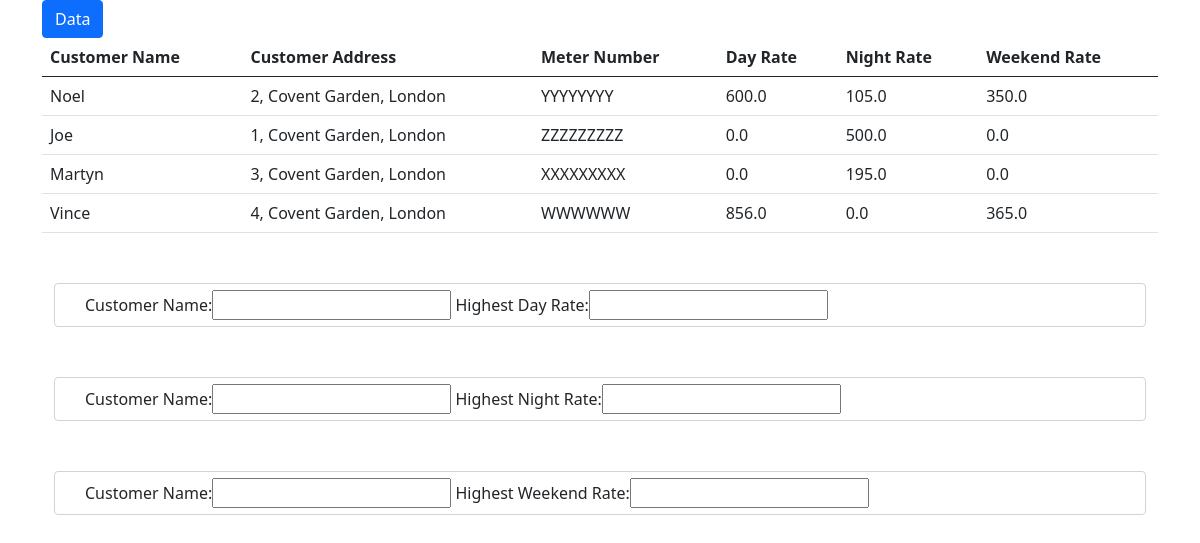
Page /data on the committed database.
### meters/models.py (models this page shows)
class Meters(models.Model):
    customer_name = models.CharField(max_length=100, blank=True, null=True)
    customer_address = models.CharField(max_length=80, null=True, blank=True)
    rate_name = models.CharField(max_length=80, null=True, blank=True)
    meter_number = models.CharField(max_length=100, blank=False, null=True)
    day_rate = models.FloatField(max_length=100, null=True)
    night_rate = models.FloatField(null=True)
    weekend_rate = models.FloatField(null=True)
    weekend_night_rate = models.FloatField(null=True)
    weekend_day_rate = models.FloatField(null=True)
    cost_for_day_rate = models.FloatField(null=True)
    cost_for_night_rate = models.FloatField(null=True)
    cost_for_weekend_rate = models.FloatField(null=True)
    cost_for_weekend_day_rate = models.FloatField(null=True)
    cost_for_weekend_night_rate = models.FloatField(null=True)
    total_energy_cost = models.FloatField(null=True)
    first_reading_day = models.IntegerField(null=True)
    second_reading_day = models.IntegerField(null=True)
    first_reading_night = models.IntegerField(null=True)
    second_reading_night = models.IntegerField(null=True)
    first_reading_weekend = models.IntegerField(null=True)
    second_reading_weekend = models.IntegerField(null=True)
    first_weekend_day = models.IntegerField(null=True)
    second_weekend_day = models.IntegerField(null=True)
    first_weekend_night = models.IntegerField(null=True)
    second_weekend_night = models.IntegerField(null=True)

### meters/views.py (the view)
# urls.py: url(r'data', data, name='data'),
def data(request):
    items = Meters.objects.all()
    high_day = highestDay()
    high_night = highestNight()
    high_total = highestTotal()
    context = {
        'items': items,
        'high_day': high_day,
        'high_night': high_night,
        'high_total': high_total,
    }
    return render(request, 'index.html', context)

### meters/forms.py
class highestDay(forms.Form):
    name = forms.CharField(label='Customer Name')
    day_rate_high = forms.FloatField(label='Highest Day Rate')

class highestNight(forms.Form):
    name = forms.CharField(label='Customer Name')
    night_rate_high = forms.FloatField(label='Highest Night Rate')

### meters/templates/index.html (shortened to what this page needs)
{% extends "base.html" %}
{% load static %}
{% block content %}
<a href="{% url 'data' %}" class="btn btn-primary">Data</a>
<table class="table table-hover">
    <thead>
      <tr>
        <th scope="col">Customer Name</th>
        <th scope="col">Customer Address</th>
        <th scope="col">Meter Number</th>
        <th scope="col">Day Rate</th>
        <th scope="col">Night Rate</th>
        <th scope="col">Weekend Rate</th>
      </tr>
    </thead>
    <tbody>
      {% for item in items %}
        <tr>
          <td class="name">{{ item.customer_name }}</td>
          <td class="address">{{ item.customer_address }}</td>
          <td class="meter">{{ item.meter_number }}</td>
          <td class="day">{{ item.day_rate }}</td>
          <td class="night">{{ item.night_rate }}</td>
          <td class="weekend">{{ item.weekend_rate }}</td>
        </tr>
      {% endfor %}
  </table>
<div class="container">
<form action="" class="form-control form-group django-table" id="day" >
  {{ high_day.as_table }}
</form>
<form action="" class="form-control form-group django-table" id="night" >
  {{ high_night.as_table }}
</form>
<form action="" class="form-control form-group django-table" id="total" >
  {{ high_total.as_table }}
</form>
</div>
{% endblock %}

### meters/static/css/style.css (style rules this page uses)
.django-table { margin-top: 50px; padding-left: 30px; padding-right: 10px; }

### rows in the picture
Meters: customer_name "Noel", customer_address "2, Covent Garden, London", meter_number "YYYYYYYY", day_rate "600.0", night_rate "105.0", weekend_rate "350.0"
Meters: customer_name "Joe", customer_address "1, Covent Garden, London", meter_number "ZZZZZZZZZ", day_rate "0.0", night_rate "500.0", weekend_rate "0.0"
Meters: customer_name "Martyn", customer_address "3, Covent Garden, London", meter_number "XXXXXXXXX", day_rate "0.0", night_rate "195.0", weekend_rate "0.0"
Meters: customer_name "Vince", customer_address "4, Covent Garden, London", meter_number "WWWWWW", day_rate "856.0", night_rate "0.0", weekend_rate "365.0"
